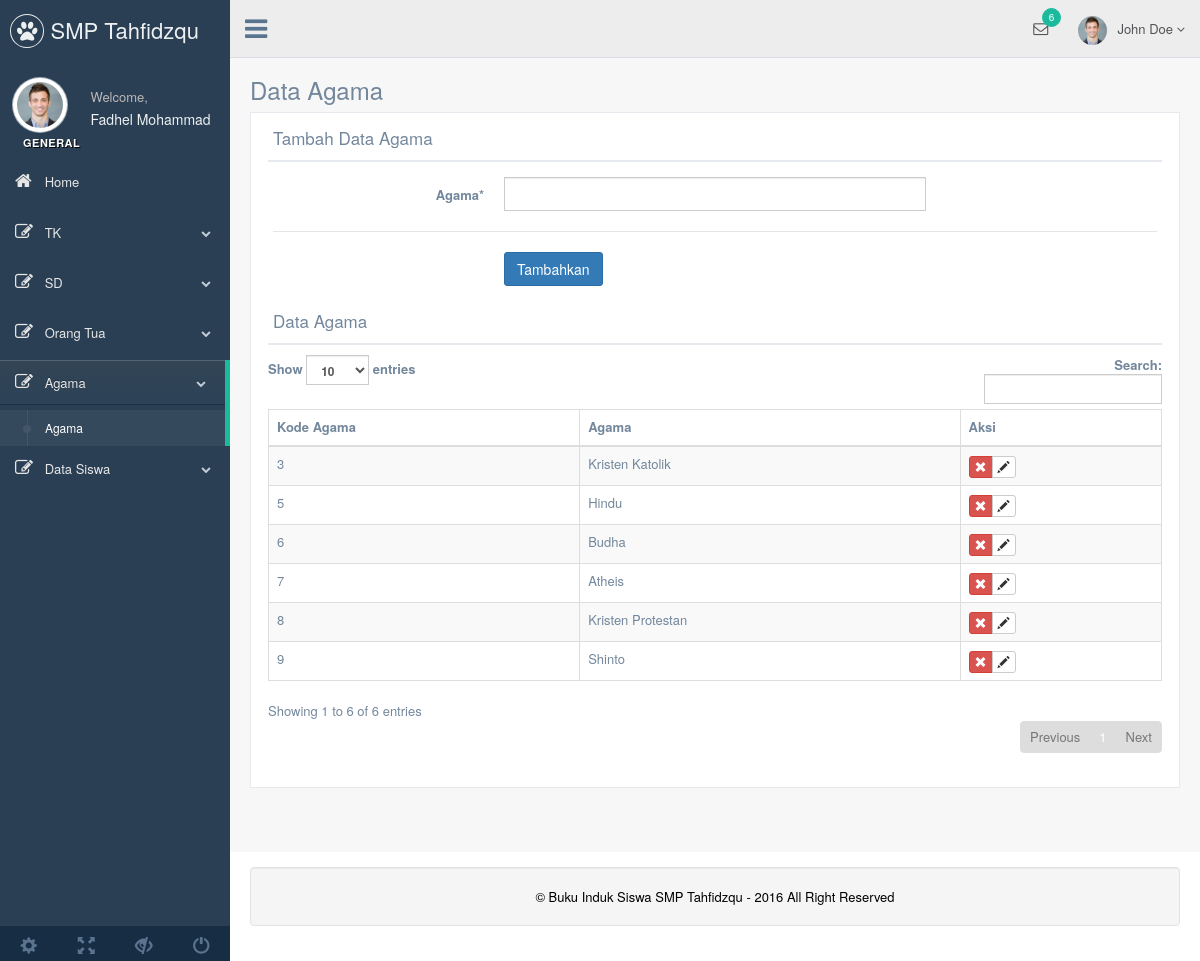
/contoh/pengurus/dataagama.php, run on the app's committed database.
### tables this page shows
CREATE TABLE `tagama` (
  `id_agama` int(2) NOT NULL,
  `nama_agama` text NOT NULL
);

### contoh/pengurus/dataagama.php (the view, shortened to what this page needs)
<?php require_once('../Connections/koneksi.php'); ?>
<?php
$editFormAction = $_SERVER['PHP_SELF'];
if (isset($_SERVER['QUERY_STRING'])) {
  $editFormAction .= "?" . htmlentities($_SERVER['QUERY_STRING']);
}
$maxRows_tampil = 10;
$pageNum_tampil = 0;
$startRow_tampil = $pageNum_tampil * $maxRows_tampil;
$query_tampil = "SELECT * FROM tagama";
$query_limit_tampil = sprintf("%s LIMIT %d, %d", $query_tampil, $startRow_tampil, $maxRows_tampil);
$tampil = mysql_query($query_limit_tampil, $koneksi) or die(mysql_error());
$row_tampil = mysql_fetch_assoc($tampil);
?>
<?php include("header.php"); ?>
  <body class="nav-md">
    <div class="container body">
      <div class="main_container">
        <?php include("sidebar.php"); ?>
        <?php include("top.php"); ?>
        <div class="right_col" role="main">
          <div class="">
            <div class="page-title">
              <div class="title_left">
                <h3>Data Agama</h3>
              </div>
            </div>
            <div class="clearfix"></div>
            <div class="row">
              <div class="col-md-12 col-sm-12 col-xs-12">
                <div class="x_panel">
                  <div class="x_title">
                    <h2>Tambah Data Agama</h2>
                    <div class="clearfix"></div>
                  </div>
                  <div class="x_content">
                    <form class="form-horizontal form-label-left" novalidate action="<?php echo $editFormAction; ?>" method="post" name="form1" id="form1">
                      <div class="item form-group">
                        <label class="control-label col-md-3 col-sm-3 col-xs-12" for="email">Agama<span class="required">*</span>
                        </label>
                        <div class="col-md-6 col-sm-6 col-xs-12">
                          <input type="text" id="nama_agama" name="nama_agama" required="required" class="form-control col-md-7 col-xs-12">
                        </div>
                      </div>
                      <div class="ln_solid"></div>
                      <div class="form-group">
                        <div class="col-md-6 col-md-offset-3">
							<input type="submit" value="Tambahkan" class="btn btn-primary" />
                        </div>
                      </div>
                    </form>
                  </div>
                  <div class="x_title">
                    <h2>Data Agama</h2>
                    <div class="clearfix"></div>
                  </div>
                    <table id="datatable" class="table table-striped table-bordered">
                      <thead>
                        <tr>
                          <th>Kode Agama</th>
                          <th>Agama</th>
                          <th>Aksi</th>
                        </tr>
                      </thead>
                      <tbody>
						<?php do { ?>
						  <tr>
							<td><?php echo $row_tampil['id_agama']; ?></td>
							<td><?php echo $row_tampil['nama_agama']; ?></td>
							<td>
							<div class='btn-group'>
								  <a href="hapusagama.php?id_agama=<?php echo $row_tampil['id_agama']; ?>" class="btn btn-danger btn-xs glyphicon glyphicon-remove tipsy-kiri-atas" title="Hapus Data Ini"><i class="icon-remove icon-white"></i></a>
								  <a href="formeditagama.php?id_agama=<?php echo $row_tampil['id_agama']; ?>" class="btn btn-default btn-xs glyphicon glyphicon-pencil tipsy-kiri-atas" title='Edit Data ini'> <i class="icon-edit icon-white"></i> </a></div>
							</td>
						  </tr>
						  <?php } while ($row_tampil = mysql_fetch_assoc($tampil)); ?>
                      </tbody>
                    </table>
                </div>
              </div>
            </div>
          </div>
        </div>
    </div>
    </div>
    <?php include("../library/inc/footer.php") ?>

### contoh/pengurus/header.php (shortened to what this page needs)
<!DOCTYPE html>
<html lang="en">
  <head>
    <link href="../vendors/bootstrap/dist/css/bootstrap.min.css" rel="stylesheet">
    <link href="../vendors/font-awesome/css/font-awesome.min.css" rel="stylesheet">
    <link href="../vendors/iCheck/skins/flat/green.css" rel="stylesheet">
    <link href="../vendors/bootstrap-progressbar/css/bootstrap-progressbar-3.3.4.min.css" rel="stylesheet">
    <link href="css/maps/jquery-jvectormap-2.0.3.css" rel="stylesheet"/>
    <link href="../build/css/custom.min.css" rel="stylesheet">
  </head>

### contoh/pengurus/sidebar.php (shortened to what this page needs)
<div class="col-md-3 left_col">
          <div class="left_col scroll-view">
            <div class="navbar nav_title" style="border: 0;">
              <a href="index.html" class="site_title"><i class="fa fa-paw"></i> <span>SMP Tahfidzqu</span></a>
            </div>
            <div class="profile">
              <div class="profile_pic">
                <img src="images/img.jpg" alt="..." class="img-circle profile_img">
              </div>
              <div class="profile_info">
                <span>Welcome,</span>
                <h2>Fadhel Mohammad</h2>
              </div>
            </div>
            <br />
            <div id="sidebar-menu" class="main_menu_side hidden-print main_menu">
              <div class="menu_section">
                <h3>General</h3>
                <ul class="nav side-menu">
                  <li><a href="index.php"><i class="fa fa-home"></i> Home <span class="fa fa-chevron"></span></a>
                  </li>
                  <li><a><i class="fa fa-edit"></i> TK <span class="fa fa-chevron-down"></span></a>
                  </li>
                  <li><a><i class="fa fa-edit"></i> SD <span class="fa fa-chevron-down"></span></a>
                  </li>
                  <li><a><i class="fa fa-edit"></i> Orang Tua <span class="fa fa-chevron-down"></span></a>
                  </li>
                  <li><a><i class="fa fa-edit"></i> Agama <span class="fa fa-chevron-down"></span></a>
                    <ul class="nav child_menu">
                      <li><a href="dataagama.php">Agama</a></li>
                    </ul>
                  </li>
                  <li><a><i class="fa fa-edit"></i> Data Siswa <span class="fa fa-chevron-down"></span></a>
                  </li>
                </ul>
              </div>
            </div>
            <div class="sidebar-footer hidden-small">
              <a data-toggle="tooltip" data-placement="top" title="Settings">
                <span class="glyphicon glyphicon-cog" aria-hidden="true"></span>
              </a>
              <a data-toggle="tooltip" data-placement="top" title="FullScreen">
                <span class="glyphicon glyphicon-fullscreen" aria-hidden="true"></span>
              </a>
              <a data-toggle="tooltip" data-placement="top" title="Lock">
                <span class="glyphicon glyphicon-eye-close" aria-hidden="true"></span>
              </a>
              <a data-toggle="tooltip" data-placement="top" title="Logout">
                <span class="glyphicon glyphicon-off" aria-hidden="true"></span>
              </a>
            </div>
          </div>
        </div>

### contoh/pengurus/top.php (shortened to what this page needs)
<div class="top_nav">
  <div class="nav_menu">
    <nav class="" role="navigation">
      <div class="nav toggle">
        <a id="menu_toggle"><i class="fa fa-bars"></i></a>
      </div>
      <ul class="nav navbar-nav navbar-right">
        <li class="">
          <a href="javascript:;" class="user-profile dropdown-toggle" data-toggle="dropdown" aria-expanded="false">
            <img src="images/img.jpg" alt="">John Doe
            <span class=" fa fa-angle-down"></span>
          </a>
        </li>
        <li role="presentation" class="dropdown">
          <a href="javascript:;" class="dropdown-toggle info-number" data-toggle="dropdown" aria-expanded="false">
            <i class="fa fa-envelope-o"></i>
            <span class="badge bg-green">6</span>
          </a>
        </li>
      </ul>
    </nav>
  </div>
</div>

### contoh/library/inc/footer.php
<footer>
<div class='span12'>
<div class="well" fixed center;'>
<center style='color:black'>&copy; Buku Induk Siswa SMP Tahfidzqu - <?PHP echo date('Y'); ?> All Right Reserved
</div>
</div>
</footer>

### data on the page
tagama: id_agama "3", nama_agama "Kristen Katolik"
tagama: id_agama "5", nama_agama "Hindu"
tagama: id_agama "6", nama_agama "Budha"
tagama: id_agama "7", nama_agama "Atheis"
tagama: id_agama "8", nama_agama "Kristen Protestan"
tagama: id_agama "9", nama_agama "Shinto"
